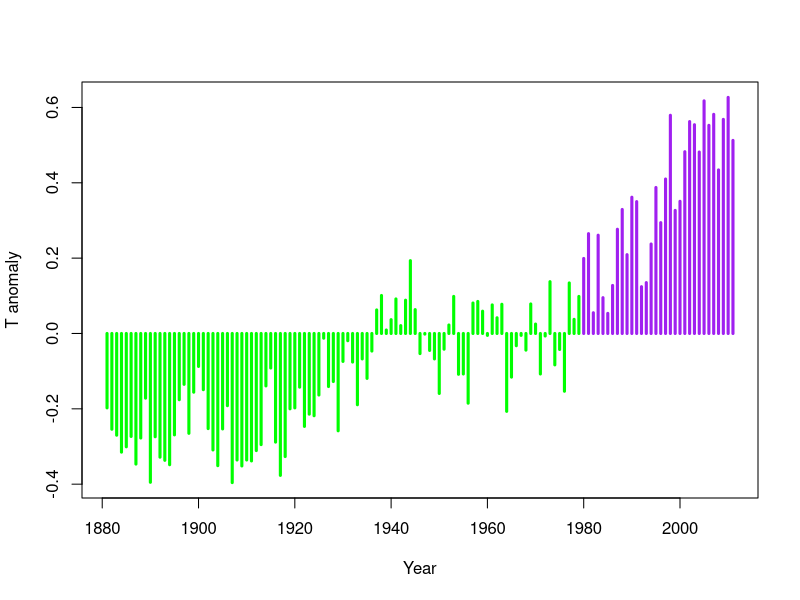

Reproduce this figure in R.
giss <- read.csv('./mod-5/giss_temp.csv')

allyears = unique(giss$Year)
nyears = length(allyears)

ann_temp = mycols = rep(NA, nyears)

for (i in 1:nyears) {
  ann_temp[i] = mean(giss$TempAnom[giss$Year == allyears[i]])
  mycols[i] <- ifelse(allyears[i] < 1980, 'green', 'purple')
}
plot(allyears, ann_temp, type = 'h',
     col = mycols, lwd = 3,
     xlab= "Year", ylab = "T anomaly")